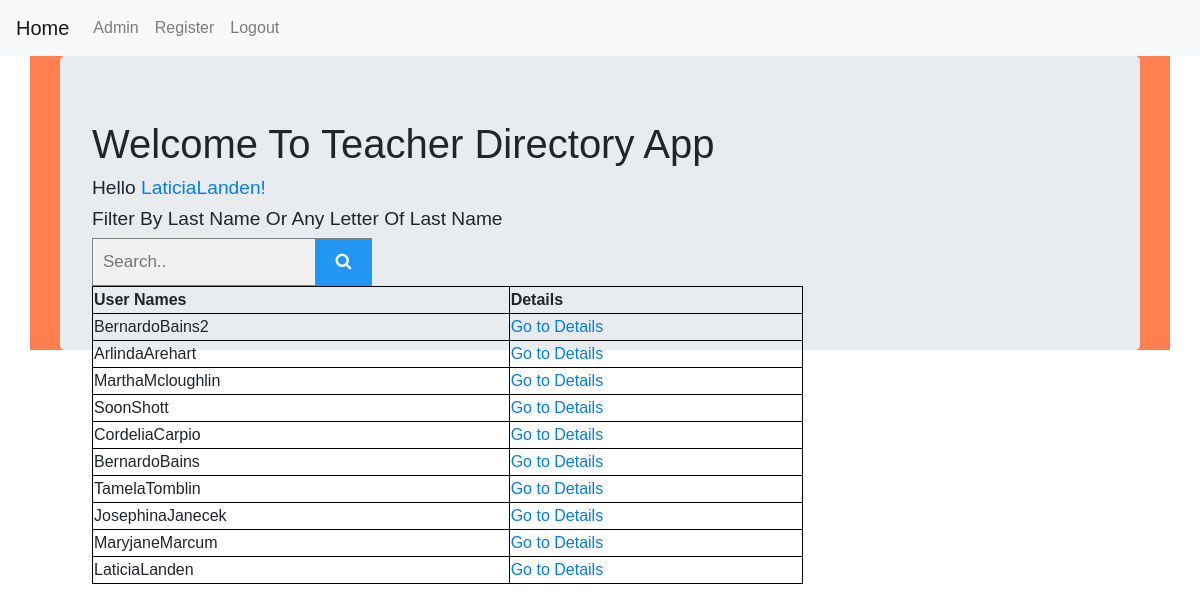
Screenshot of / (signed in) with the database file from the repository.
### tdapp/models.py (models this page shows, shortened)
class UserProfileInfo(models.Model):
    user = models.OneToOneField(User, on_delete=models.CASCADE)
    profile_pic = models.ImageField(upload_to='profile_pics',blank=True)
    phone_number = models.IntegerField(null=True, blank=False)
    room_number = models.CharField(max_length=255,null=True, blank=False)
    subject_taught = models.CharField(max_length=255,null=True, blank=False)

### tdapp/views.py (the view)
# urls.py: path('', views.index.as_view(),name='index'),
class index(TemplateView):
    template_name = 'tdapp/index.html'
    def get_context_data(self, **kwargs):
        context = super(index, self).get_context_data(**kwargs)
        context['all_details'] = UserProfileInfo.objects.all().order_by('-id')
        return context

### templates/tdapp/index.html (shortened to what this page needs)
{% extends "tdapp/base.html" %}
{% block body_block %}
{% load static %}
<div class="container">
  <div class="jumbotron">
    {% if user.is_authenticated %}
    <h1>Welcome To Teacher Directory App</h1>
      <div class="hello-name">
       <h2>Hello<a href="tdapp/teacher_details/{{user.userprofileinfo.id}}">
        {{ user.username }}!</h2></a>
        <h2>Filter by Last Name or any letter of last name</h2>
      </div>
      <div class="seach-name">
          <form class="example" action="{% url 'tdapp:filter_directory' %}" enctype="multipart/form-data" method="GET" style="margin:auto;max-width:300px">
            <input type="text" placeholder="Search.." name="si">
            <button type="submit"><i class="fa fa-search"></i></button>
          </form>
      </div>
      <br><br>
    <table>
      <thead>
        <th>User Names</th>
        <th>Details</th>
      </thead>
      <tbody>
        {% for details in all_details %}
        <tr>
          <td>{{details.user.username}}</td>
          <td><a href="tdapp/teacher_details/{{details.user.userprofileinfo.id}}">Go to Details</a></td>
        </tr>
        {% endfor %}
      </tbody>
    </table>
    {% else %}
        <h2>Welcome to the site!</h2>
        <h2>Login to Enter the Teacher Directory App!</h2>
    {% endif %}
  </div>
</div>
{% endblock %}

### static/css/style.css (style rules this page uses)
table, th, td { border: 1px black solid; }
table { width: 70%; float: left; box-sizing:border-box; }
.hello-name h2 { font-size:1.2em; font-family: Arial, Helvetica, sans-serif; text-transform: capitalize; }
.seach-name { float: left; box-sizing:border-box; }
.container { background-color: coral; }

### templates/tdapp/index.html (style rules this page uses)
body { font-family: Arial; }
* { box-sizing: border-box; }
form.example input[type=text] { padding: 10px; font-size: 17px; border: 1px solid grey; float: left; width: 80%; background: #f1f1f1; }
form.example button { float: left; width: 20%; padding: 10px; background: #2196F3; color: white; font-size: 17px; border: 1px solid grey; border-left: none; cursor: pointer; }
form.example::after { content: ""; clear: both; display: table; }

### rows the page displays
UserProfileInfo: user.username "BernardoBains2"
UserProfileInfo: user.username "ArlindaArehart"
UserProfileInfo: user.username "MarthaMcloughlin"
UserProfileInfo: user.username "SoonShott"
UserProfileInfo: user.username "CordeliaCarpio"
UserProfileInfo: user.username "BernardoBains"
UserProfileInfo: user.username "TamelaTomblin"
UserProfileInfo: user.username "JosephinaJanecek"
UserProfileInfo: user.username "MaryjaneMarcum"
UserProfileInfo: user.username "LaticiaLanden"

### other values shown
{{ user.username }} "LaticiaLanden"
